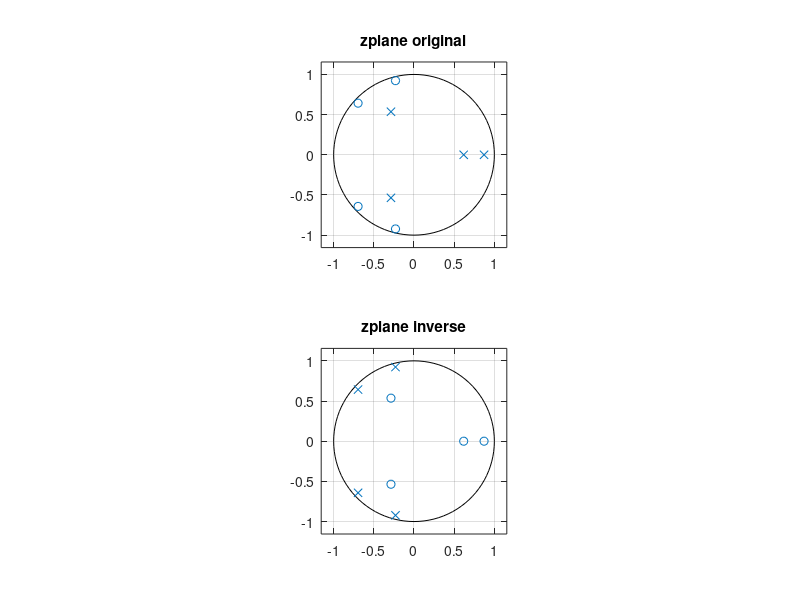
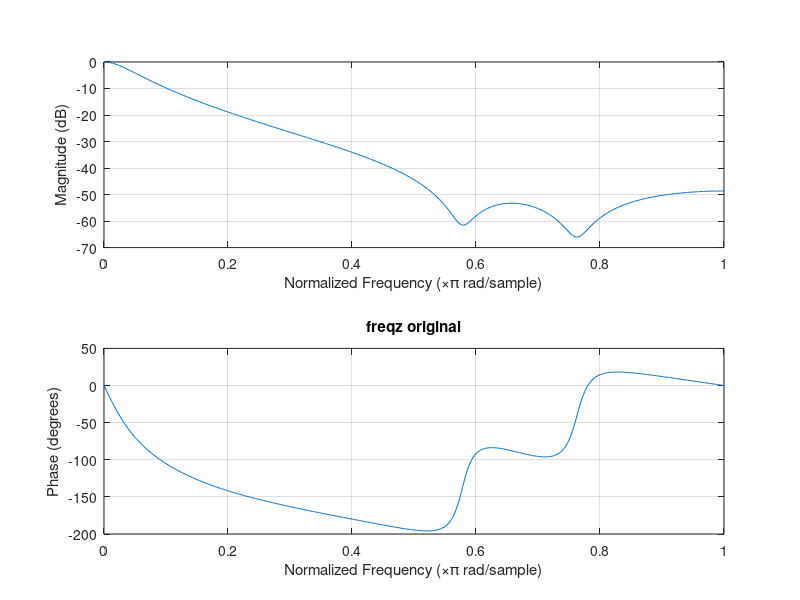
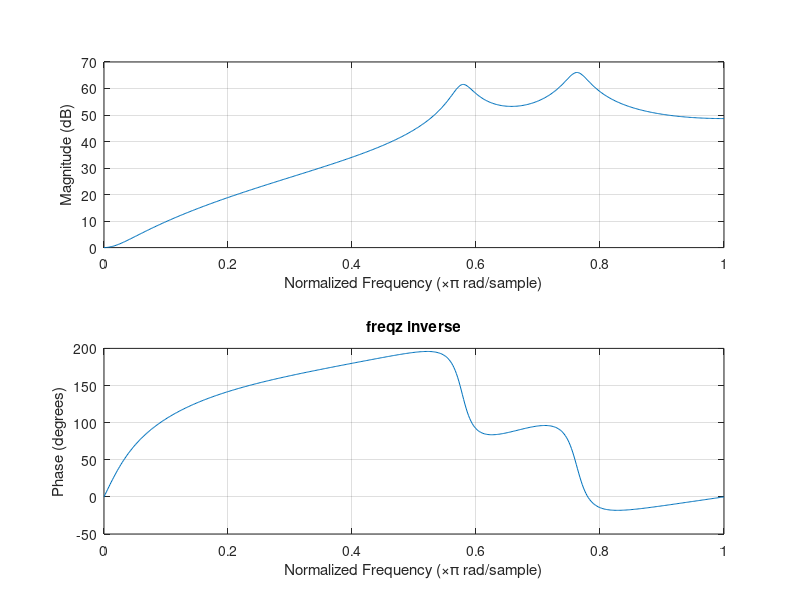
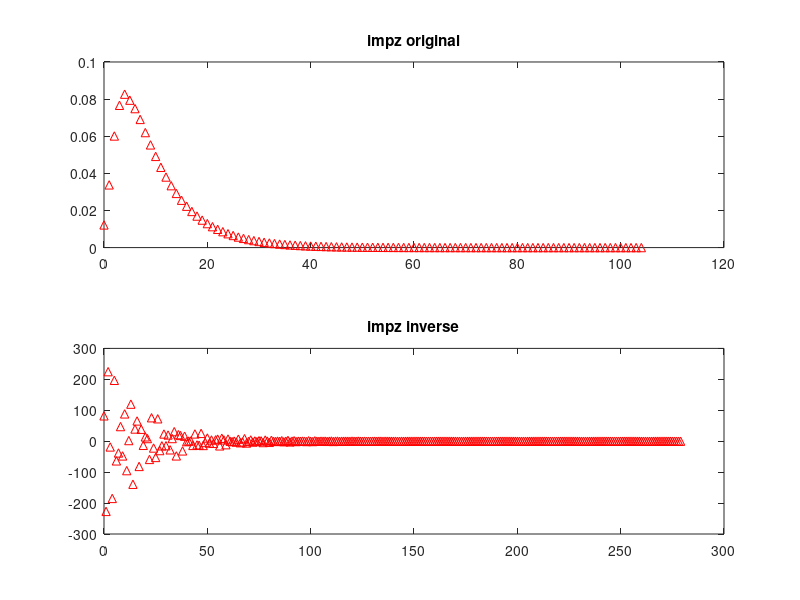

The MATLAB source for these figures, in order: (Note: this script raises an error after producing the figures.)
% h5

%% 4.11
close all;

b = [0.0122 0.0226 0.0298 0.0204 0.0099];
a = [1 -0.9170 0.0540 -0.2410 0.1990];

figure;
subplot(2, 1, 1); zplane(b, a); title('zplane original');
subplot(2, 1, 2); zplane(a, b); title('zplane inverse');

%%
figure;
freqz(b, a); title('freqz original');
figure;
freqz(a, b); title('freqz inverse');

%%
figure;
subplot(2, 1, 1); impz(b, a); title('impz original');
subplot(2, 1, 2); impz(a, b); title('impz inverse');


%% 4.16
close all;

t = 0:1/8192:4;
y = chirp(t, 0, 1, 1000);

b = [0.0675 0.1349 0.0675];
a = [1 -1.143 0.4128];

y_filt = filter(b, a, y);

figure;
subplot(2, 1, 1); spectrogram(y);
subplot(2, 1, 2); spectrogram(y_filt);

%% 5.3
close all;

load numero.mat;
Fs = 8192;
figure;
specgram(salainen);

% alhaalta ylös

% 0.1709, 0.3623 = 3
% 0.1885, 0.3623 = 6
% 0.1885, 0.3271 = 5
% 0.1709, 0.3623 = 3
% 0.2109, 0.3281 = 8
% 0.1885, 0.2959 = 4
% 0.2266, 0.3281 = 0
